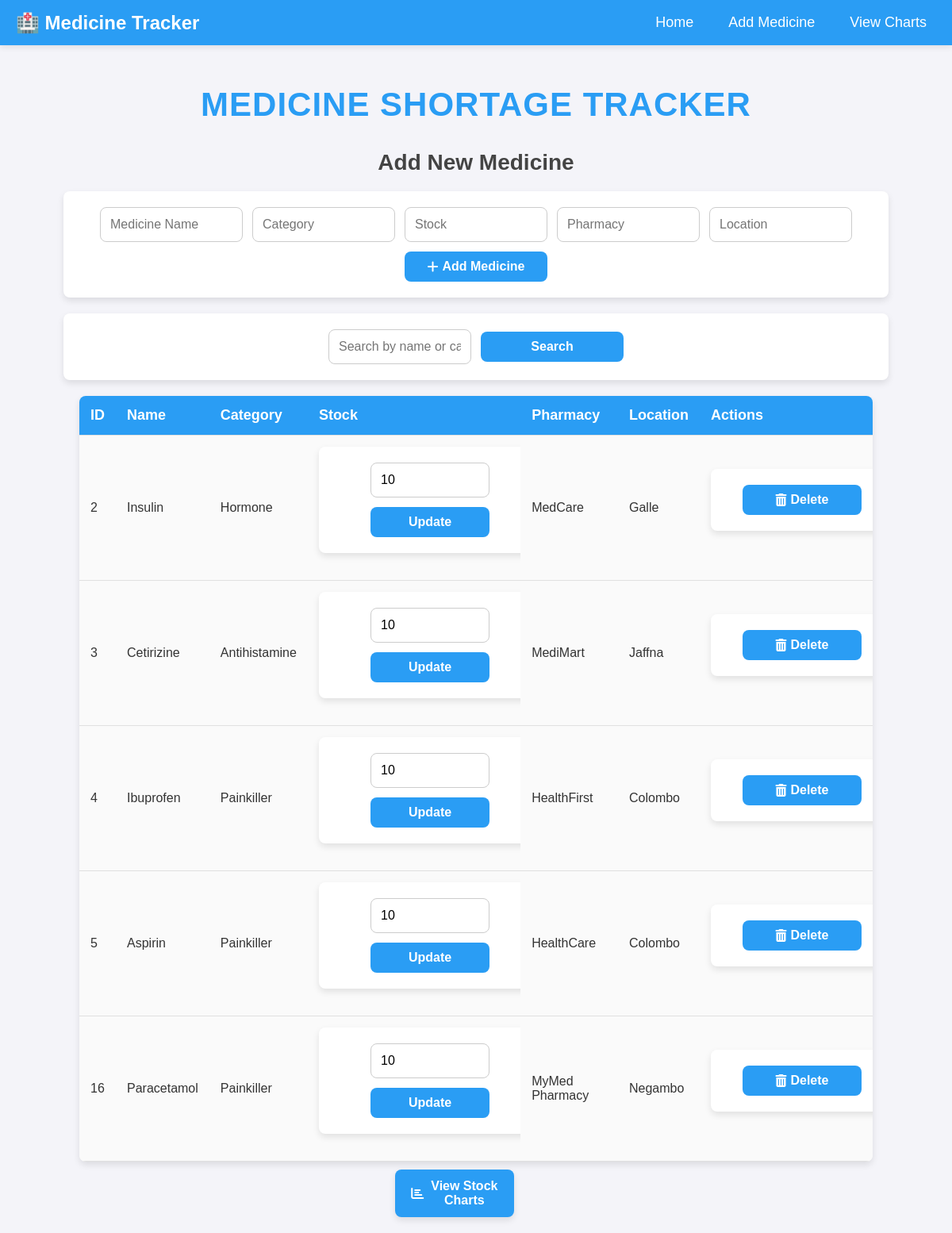
The page / on the database its author committed.
### tables this page shows
CREATE TABLE medicines (
            id INTEGER PRIMARY KEY AUTOINCREMENT,
            name TEXT NOT NULL,
            category TEXT NOT NULL,
            stock INTEGER NOT NULL,
            pharmacy TEXT NOT NULL,
            location TEXT NOT NULL
        );

### app.py (the view)
@app.route('/')
def index():
    conn = get_db_connection()
    medicines = conn.execute('SELECT * FROM medicines').fetchall()
    conn.close()
    return render_template('index.html', medicines=medicines)

### app.py (called while the page is built)
def get_db_connection():
    conn = sqlite3.connect('database.db')
    conn.row_factory = sqlite3.Row
    return conn

### templates/index.html (shortened to what this page needs)
<!DOCTYPE html>
<html lang="en">
<head>
    <link rel="stylesheet" href="https://cdnjs.cloudflare.com/ajax/libs/font-awesome/6.0.0-beta3/css/all.min.css">
</head>
<nav class="navbar">
    <div class="navbar-container">
        <a href="{{ url_for('index') }}" class="navbar-logo">
            🏥 Medicine Tracker
        </a>
        <div class="navbar-links">
            <a href="{{ url_for('index') }}" class="nav-link">Home</a>
            <a href="#add-medicine" class="nav-link">Add Medicine</a>
            <a href="{{ url_for('charts') }}" class="nav-link">View Charts</a>
        </div>
    </div>
</nav>
<body>
<h1>Medicine Shortage Tracker</h1>
<h2>Add New Medicine</h2>
<form method="POST" action="{{ url_for('add') }}">
    <input type="text" name="name" placeholder="Medicine Name" required>
    <input type="text" name="category" placeholder="Category" required>
    <input type="number" name="stock" placeholder="Stock" required>
    <input type="text" name="pharmacy" placeholder="Pharmacy" required>
    <input type="text" name="location" placeholder="Location" required>
    <button type="submit"><i class="fas fa-plus"></i> Add Medicine</button>
</form>
<form method="POST" action="{{ url_for('search') }}">
    <input type="text" name="query" placeholder="Search by name or category" required>
    <button type="submit">Search</button>
</form>
<table>
    <tr>
        <th>ID</th>
        <th>Name</th>
        <th>Category</th>
        <th>Stock</th>
        <th>Pharmacy</th>
        <th>Location</th>
        <th>Actions</th>
    </tr>
    {% for medicine in medicines %}
    <tr>
        <td>{{ medicine['id'] }}</td>
        <td>{{ medicine['name'] }}</td>
        <td>{{ medicine['category'] }}</td>
        <td>
            <form action="{{ url_for('update', id=medicine['id']) }}" method="POST">
              <input type="number" name="stock" value="{{ medicine['stock'] }}" class="form-control" />
              <button type="submit" class="btn btn-primary">Update</button>
            </form>
        </td>
        <td>{{ medicine['pharmacy'] }}</td>
        <td>{{ medicine['location'] }}</td>
        <td>
            <form action="{{ url_for('delete', id=medicine['id']) }}" method="POST" onsubmit="return confirmDelete('{{ medicine['name'] }}')">
                <button type="submit" class="btn btn-danger">
                    <i class="fas fa-trash-alt"></i> Delete
                </button>
            </form>
        </td>
    </tr>
    {% endfor %}
</table>
<div style="display: flex; justify-content: center; margin-top: 10px;">
    <a href="{{ url_for('charts') }}" style="text-decoration: none;">
        <button style="
            background-color: #2a9df4;
            color: #ffffff;
            border: none;
            padding: 12px 20px;
            font-size: 16px;
            cursor: pointer;
            border-radius: 8px;
            font-weight: bold;
            transition: background-color 0.3s ease;
            display: flex;
            align-items: center;
            gap: 8px;
            box-shadow: 0 4px 8px rgba(0,0,0,0.1);
        ">
            <i class="fas fa-chart-bar"></i> View Stock Charts
        </button>
    </a>
</div>
</body>
</html>

### templates/index.html (style rules this page uses)
body { font-family: 'Arial', sans-serif; background-color: #f4f4f9; color: #333; margin: 0; padding: 20px; display: flex; justify-content: center; align-items: center; flex-direction: column; margin-top: 60px; }
h1 { color: #2a9df4; font-size: 42px; font-weight: 700; text-align: center; margin-bottom: 10px; text-transform: uppercase; letter-spacing: 1px; }
h2 { color: #444; font-size: 28px; font-weight: 600; text-align: center; margin-bottom: 20px; }
form { display: flex; flex-wrap: wrap; gap: 12px; justify-content: center; align-items: center; background-color: #ffffff; padding: 20px; border-radius: 8px; box-shadow: 0 4px 8px rgba(0,0,0,0.1); width: 100%; max-width: 1000px; margin-bottom: 20px; }
input, button { padding: 12px; border-radius: 8px; border: 1px solid #ccc; outline: none; transition: all 0.3s ease; font-size: 16px; box-sizing: border-box; width: 18%; min-width: 150px; }
button { background-color: #2a9df4; color: white; font-weight: bold; border: none; cursor: pointer; padding: 10px 15px; font-size: 16px; border: none; cursor: pointer; border-radius: 8px; transition: background-color 0.3s ease; display: inline-flex; align-items: center; justify-content: center; gap: 5px; }
table { width: 100%; max-width: 1000px; margin: 0 auto; border-collapse: collapse; background-color: #ffffff; box-shadow: 0 4px 8px rgba(0,0,0,0.1); border-radius: 8px; overflow: hidden; }
th, td { padding: 14px; border-bottom: 1px solid #e0e0e0; text-align: left; font-size: 16px; }
th { background-color: #2a9df4; color: #ffffff; font-size: 18px; }
td { background-color: #fafafa; }
.navbar { background-color: #2a9df4; padding: 12px 20px; position: fixed; top: 0; left: 0; right: 0; z-index: 1000; box-shadow: 0 2px 8px rgba(0,0,0,0.1); }
.navbar-container { display: flex; justify-content: space-between; align-items: center; max-width: 1200px; margin: 0 auto; }
.navbar-logo { color: white; font-size: 24px; font-weight: bold; text-decoration: none; }
.navbar-links { display: flex; gap: 20px; }
.nav-link { color: white; font-size: 18px; text-decoration: none; padding: 6px 12px; border-radius: 5px; transition: background-color 0.3s ease; }

### rows shown on the page
medicines: id "2", name "Insulin", category "Hormone", stock "10", pharmacy "MedCare", location "Galle"
medicines: id "3", name "Cetirizine", category "Antihistamine", stock "10", pharmacy "MediMart", location "Jaffna"
medicines: id "4", name "Ibuprofen", category "Painkiller", stock "10", pharmacy "HealthFirst", location "Colombo"
medicines: id "5", name "Aspirin", category "Painkiller", stock "10", pharmacy "HealthCare", location "Colombo"
medicines: id "16", name "Paracetamol", category "Painkiller", stock "10", pharmacy "MyMed Pharmacy", location "Negambo"
